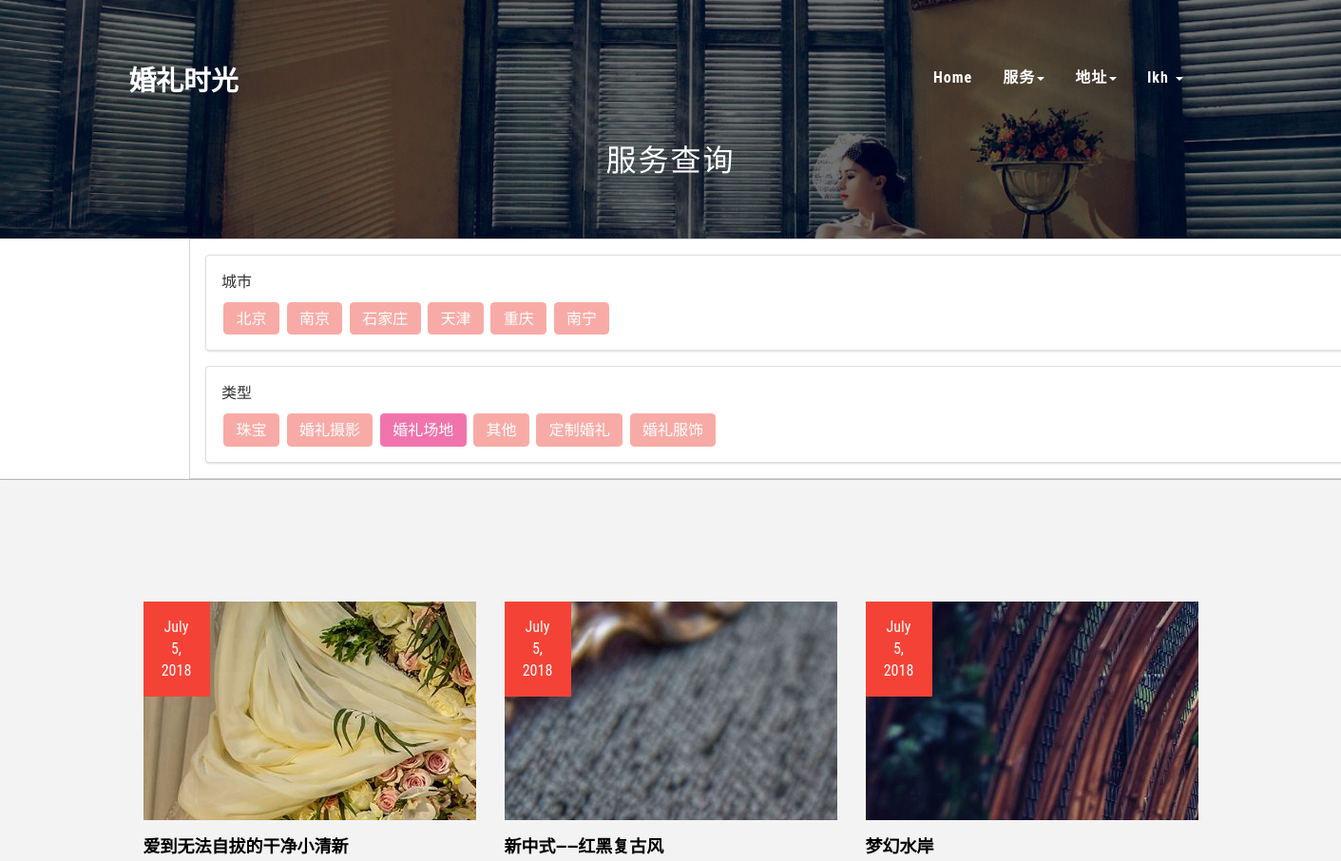
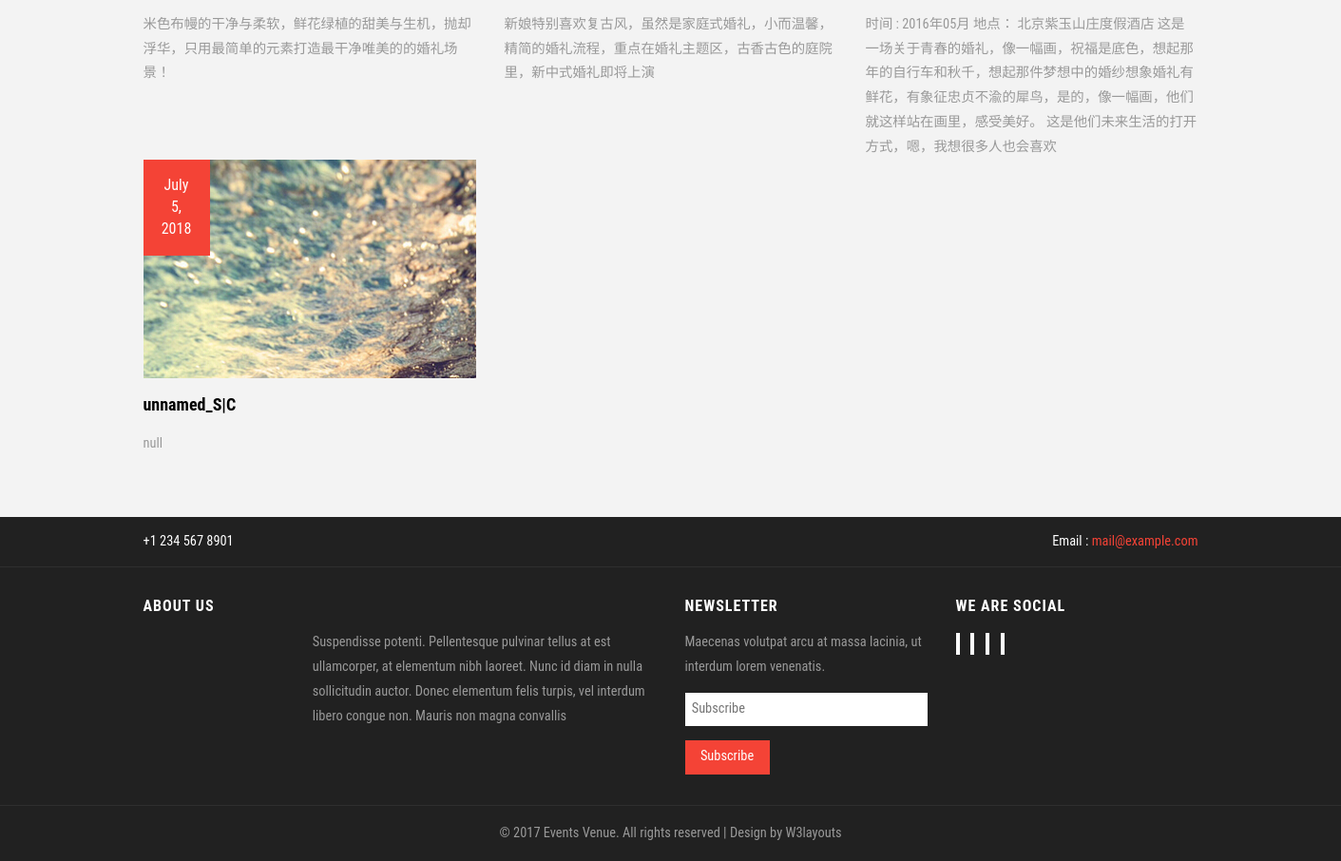
Page /server/0&3 (signed in) on the committed database (2 pictures, top to bottom).
### Web/models.py (models this page shows, shortened)
class UserProfile(models.Model):#客户信息
    belong_to = models.OneToOneField(to=User)#名字密码等
    profile_image = models.FileField(upload_to='store/userimg',default='images/matt.jpg',null=True,blank=True)
    email = models.EmailField(null=True,blank = True)
    ident_name = models.CharField(max_length=12,default='',null=True,blank = True)
    sex_s = {
        ('man','man'),
        ('woman','woman'),
    }
    sex = models.CharField(choices = sex_s,default='man' ,max_length=5)
    location = models.ForeignKey(to=City,null=True,blank = True)
    ident_kind = models.ForeignKey(to=ident_Kind,default=1)
    phone = models.CharField(max_length=11,default='')
    is_ident = models.BooleanField(default=False)
    ident = models.CharField(max_length=18,null=True,blank = True)
    is_C_man = models.BooleanField(default=False)
    is_W_man = models.BooleanField(default=False)
    def __str__(self):
        return self.belong_to.username

class City(models.Model):# 检索用，存城市名，城市内公司数
    city_name = models.CharField(max_length=10,default='BeiJing')
    shop_count = models.PositiveIntegerField(default=0)
    def __str__(self):
        return str(self.id) + self.city_name

class server_choices(models.Model):#检索用， 存服务类型（简写，完整描述）
    ser_name = models.CharField(max_length=5,default='NULL')
    ex_ser_name = models.CharField(max_length=15,default="expand_server'name")
    def __str__(self):
        return str(self.id) + self.ex_ser_name

class C_S(models.Model):#存服务
    belong = models.ForeignKey(to=Company)#所属公司
    topic = models.CharField(max_length=30 , default='unnamed_S|C')#主题
    public_like = models.PositiveIntegerField(default=0)#喜好程度
    icon = models.ImageField(upload_to='store/icon')#图标
    introduction = models.TextField(max_length=255,default='null')#介绍
    index_flag = models.CharField(max_length=20,default='',null=True,blank = True)
    service_kind = models.ForeignKey(to=server_choices)#服务种类
    minprice = models.DecimalField(max_digits=8,decimal_places=2,default = 0,null=True,blank=True)#价格999999.99
    maxprice = models.DecimalField(max_digits=8,decimal_places=2,default = 0,null=True,blank=True)#价格999999.99
    detail = models.TextField(max_length=255,default='null',null=True,blank = True)#细节参数
    create_time = models.DateField(auto_now_add=True)#创建日期
    graph_count = models.IntegerField(default=0)#包含图片数
    writed_time = models.DateField(auto_now=True)#修改日期

### Web/views.py (the view)
# urls.py: url(r'^server/(?P<site>\d+)&(?P<kind>\d+)$',server),
def server(request,site,kind):
    context={}
    if request.method =='GET':
        if isinstance(request.user,User):
            user = UserProfile.objects.get(belong_to = request.user)
        else:
            user = None
        cities = City.objects.all()
        ser_kind = server_choices.objects.all()
        if site == '0' and kind == '0':
            servers = C_S.objects.all()
            tsite = City.objects.filter(id = site)
            tkind = server_choices.objects.filter(id = kind)
        elif site == '0':
            servers = C_S.objects.filter(service_kind__id=kind)
            tsite = City.objects.filter(id = site)
            tkind = server_choices.objects.get(id = kind)
        elif kind == '0':
            servers = C_S.objects.filter(belong__adress=site)
            tsite = City.objects.get(id = site)
            tkind = server_choices.objects.filter(id = kind)
        else:
            servers = C_S.objects.filter(belong__adress=site,service_kind=kind)
            tsite = City.objects.get(id = site)
            tkind = server_choices.objects.get(id = kind)
        context['User'] = user
        context['city'] =cities
        context['s_kind'] = ser_kind
        context['servers'] = servers
        context['site'] = tsite
        context['kind'] = tkind
    return render(request,'server.html',context=context)

### Web/templates/server.html (shortened to what this page needs)
<!DOCTYPE html>
{% load staticfiles %}
<html lang="en">
<head>
<link rel="stylesheet" href="{% static '/css/semantic.css' %}" media="screen" title="no title" charset="utf-8">
<link href="{% static '/css/bootstrap.css' %}" rel="stylesheet" type="text/css" media="all" />
<link rel="stylesheet" href="{% static '/css/style.css' %}" type="text/css" media="all" />
</head>
<body>
	<div class="banner">
        {% include "header.html" %}
		<div class="agileinfo-top-heading">
			<h2>服务查询</h2>
		</div>
    </div>
<div class="ui attached tabular menu">
    <div class="ui  attached segment"  style="left:200px">
            <div class="ui segment">
                <p>城市</p>
                {% for ct in city %}
                    {%if kind.id %}
                        {% if ct.id == site.id %}
                            <a class="ui large label" href="../../server/{{ct.id}}&{{kind.id}}" style="background-color:#f173ac; color:white">{{ct.city_name}}</a>
                        {% else %}
                            <a class="ui large label" href="../../server/{{ct.id}}&{{kind.id}}" style="background-color:#f8aba6;color:white" >{{ct.city_name}}</a>
                        {% endif %}
                    {%else%}
                        {% if ct.id == site.id %}
                            <a class="ui large label" href="../../server/{{ct.id}}&0" style="background-color:#f173ac;color:white">{{ct.city_name}}</a>
                        {% else %}
                            <a class="ui large label" href="../../server/{{ct.id}}&0" style="background-color:#f8aba6;color:white" >{{ct.city_name}}</a>
                        {% endif %}
                    {% endif %}
                {% endfor %}
            </div>
            <div class="ui segment">
                <p>类型</p>
                {% for sk in s_kind %}
                    {%if site.id %}
                        {% if sk.id == kind.id %}
                            <a class="ui large label" href="../../server/{{site.id}}&{{sk.id}}" style="background-color:#f173ac;color:white">{{sk.ex_ser_name}}</a>
                        {% else %}
                            <a class="ui large label" href="../../server/{{site.id}}&{{sk.id}}" style="background-color:#f8aba6;color:white">{{sk.ex_ser_name}}</a>
                        {% endif %}
                    {%else%}
                        {% if sk.id == kind.id %}
                            <a class="ui large label" href="../../server/0&{{sk.id}}" style="background-color:#f173ac;color:white">{{sk.ex_ser_name}}</a>
                        {% else %}
                            <a class="ui large label" href="../../server/0&{{sk.id}}" style="background-color:#f8aba6;color:white">{{sk.ex_ser_name}}</a>
                        {% endif %}
                    {% endif %}
                {% endfor %}
            </div>
    </div>
</div>
<div class="posts">
		<div class="container">
			<div class="posts-grids">
                {% if servers %}
				{% for ser in servers %}
				<div class="col-md-4 w3-agile-post-grids">
					<div class="w3-agile-post-img" style="background-image:url({{ ser.icon.url }})">
						<a href="../../single/{{ser.id}}">
							<ul>
								<li>{{ser.create_time}}</li>
							</ul>
						</a>
					</div>
					<div class="w3-agile-post-info">
						<h4><a href="../../single/{{ser.id}}">{{ser.topic}}</a></h4>
						<p>{{ser.introduction}}</p>
					</div>
				</div>
                {% endfor %}
                {%else%}
                <div>
                    None
                </div>
                {% endif %}
				<div class="clearfix"> </div>
			</div>
		</div>
	</div>
<footer>
    {% include "footer.html" %}
</footer>
</body>
</html>

### Web/templates/header.html (shortened to what this page needs)
{% load staticfiles %}
<link rel="stylesheet" href="{% static '/css/style.css' %}" type="text/css" media="all" />
    <div class="header">
        <div class="container">
            <div class="header-left">
                <div class="w3layouts-logo">
                    <h1>
                        <a href="../../index/"> 婚礼时光</a>
                    </h1>
                </div>
            </div>
            <div class="top-nav">
                <nav class="navbar navbar-default">
                    <div class="collapse navbar-collapse" id="bs-example-navbar-collapse-1">
                        <ul class="nav navbar-nav">
                            <li><a class="" href="../../index/">Home</a></li>
                            <li>
                                <a href="#" class="dropdown-toggle hvr-bounce-to-bottom" data-toggle="dropdown" role="button" aria-haspopup="true" aria-expanded="false">服务<span class="caret"></span></a>
                            </li>
                            <li class="">
                                <a href="#" class="dropdown-toggle hvr-bounce-to-bottom" data-toggle="dropdown" role="button" aria-haspopup="true" aria-expanded="false">地址<span class="caret"></span></a>
                            </li>
                            {% if User %}
                            <li>
                                <a href="#" class="dropdown-toggle hvr-bounce-to-bottom" data-toggle="dropdown" role="button" aria-haspopup="true" aria-expanded="false">
                                    <img class="" src="{{user.icon.url}}" alt="">{{User}}
                                    <span class="caret"></span></a>
                            </li>
                            {% else %}
                                <li class="ui right float"><a href="../../login/">login</a></li>
                            {% endif %}
                        </ul>
                        <div class="clearfix"> </div>
                    </div>
                </nav>
            </div>
            <div class="clearfix"></div>
        </div>
    </div>

### Web/static/css/style.css (style rules this page uses)
body a { transition: 0.5s all; -webkit-transition: 0.5s all; -o-transition: 0.5s all; -moz-transition: 0.5s all; -ms-transition: 0.5s all; }
html, body { font-size: 100%; font-family: 'Roboto Condensed', sans-serif; }
body { background:#FFFFFF; }
.banner { background: url(../images/1.jpg) no-repeat 0px 0px; background-size: cover; padding: 3em 0 4em; }
.header { padding: 1em 0; }
.header-left { float: left; }
.w3layouts-logo h1 { margin: 0; }
.w3layouts-logo h1 a { color: #fff; font-size: .8em; text-transform: uppercase; text-decoration: none; font-weight: 600; font-family: 'Roboto Condensed', sans-serif; }
.top-nav { margin: .5em 0 0 0; float: right; }
.top-nav ul { padding: 0; margin: 0; }
.top-nav ul li { display: inline-block; margin: 0 1em; float: left; }
ul.nav.navbar-nav { float: right; }
.navbar-default { background: none; border: none; margin: 0; }
.navbar { min-height: 0; }
.top-nav ul li a { color: #fff !important; font-size: 1em; margin: 0; text-decoration: none; padding: 0; font-weight: 600; font-family: 'Roboto Condensed', sans-serif; letter-spacing: 1px; }
.banner-bottom,.welcome,.services,.posts,.codes,.typography,.blog,.contact,.gallery,.different,.team_agile { padding:4em 0; }
.posts { background: #f3f3f3; box-shadow: 0 -1px 1px rgba(0,0,0,.12),0 1px 2px rgba(0,0,0,.24); }
.posts-grids { margin:4em 0 0 0; }
.w3-agile-post-img a { background-size: cover; min-height: 230px; display: block; text-decoration:none; }
.w3-agile-post-img a ul { margin: 0; background: #F44336; padding: 1em; width: 20%; text-align: center; }
.w3-agile-post-img a ul li { display:block; color: #FFFFFF; font-size: 1em; text-decoration: none; }
.w3-agile-post-info h4 { margin: 1em 0; }
.w3-agile-post-info h4 a { color: #000000; font-size: 1em; font-weight: 600; text-decoration:none; }
.w3-agile-post-info p { color: #999999; font-size: .9em; margin: 0; line-height: 1.8em; }
footer { background:#212121; }
.label { font-weight: 300 !important; border-radius:4px; }
.label { font-weight: 300 !important; }
.label { padding: 4px 6px; border: none; text-shadow: none; }
.agileinfo-top-heading { margin:2em 0 0 0; }
.agileinfo-top-heading h2 { color: #FFFFFF; font-size: 2em; margin: 0; font-weight: 100; font-family: 'Pacifico', cursive; letter-spacing: 2px; text-align:center; }

### rows in the picture
UserProfile: belong_to.username "lkh"
City: city_name "北京"
City: city_name "南京"
City: city_name "石家庄"
City: city_name "天津"
City: city_name "重庆"
City: city_name "南宁"
server_choices: ex_ser_name "珠宝"
server_choices: ex_ser_name "婚礼摄影"
server_choices: ex_ser_name "婚礼场地"
server_choices: ex_ser_name "其他"
server_choices: ex_ser_name "定制婚礼"
server_choices: ex_ser_name "婚礼服饰"
C_S: icon (picture), create_time "July 5, 2018", topic "爱到无法自拔的干净小清新", introduction "米色布幔的干净与柔软，鲜花绿植的甜美与生机，抛却浮华，只用最简单的元素打造最干净唯美的的婚礼场景！"
C_S: icon (picture), create_time "July 5, 2018", topic "新中式——红黑复古风", introduction "新娘特别喜欢复古风，虽然是家庭式婚礼，小而温馨，精简的婚礼流程，重点在婚礼主题区，古香古色的庭院里，新中式婚礼即将上演"
C_S: icon (picture), create_time "July 5, 2018", topic "梦幻水岸", introduction "时间 : 2016年05月 地点： 北京紫玉山庄度假酒店 这是一场关于青春的婚礼，像一幅画，祝福是底色，想起那年的自行车和秋千，想起那件梦想中的婚纱想象婚礼有鲜花，有象征忠贞不渝的犀鸟，是的，像一幅画，他们就这样站在画里，感受美好。 这是他们未来生活的打开方式，嗯，我想很多人也会喜欢"
C_S: icon (picture), create_time "July 5, 2018", topic "unnamed_S|C", introduction "null"
